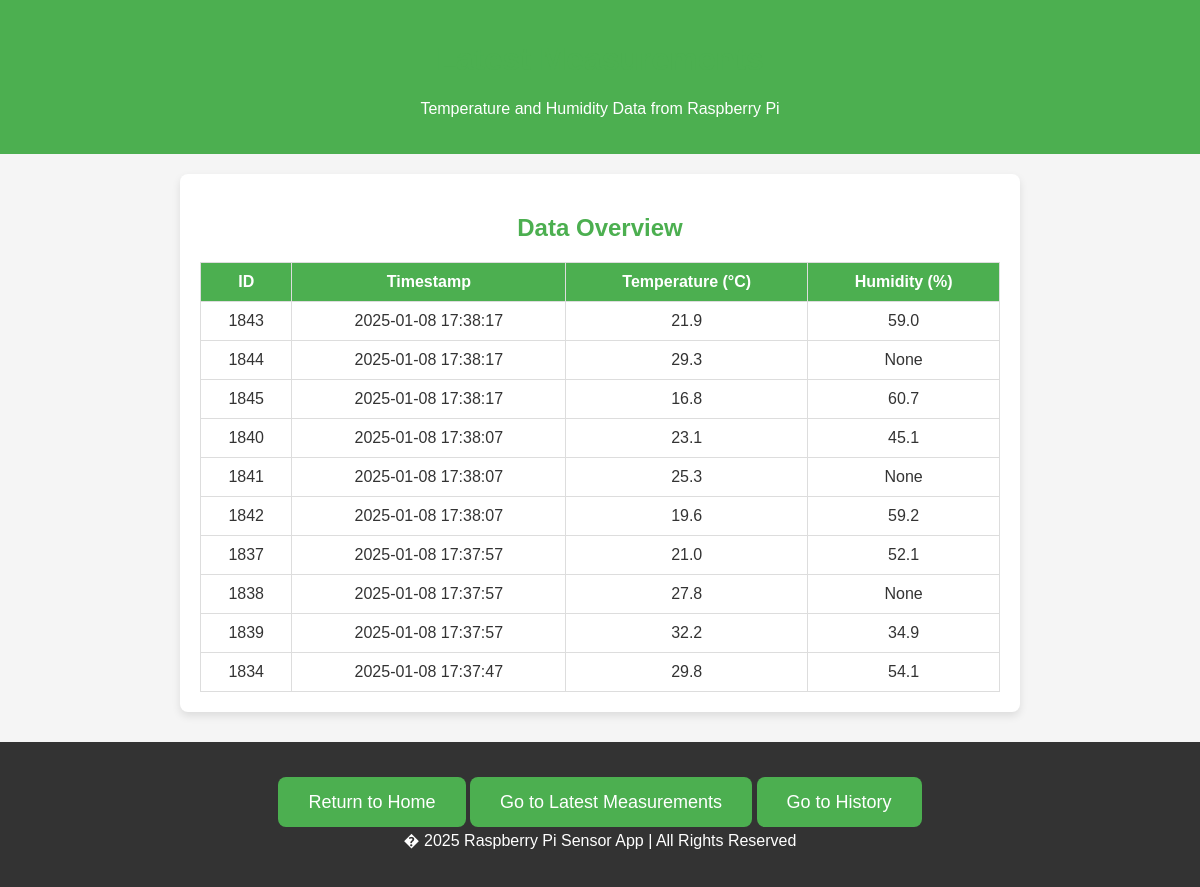
The app's page /measurements_page with its own data.
### tables this page shows
CREATE TABLE measurements (
            id INTEGER PRIMARY KEY AUTOINCREMENT,
            timestamp DATETIME DEFAULT CURRENT_TIMESTAMP,
            temperature REAL,
            humidity REAL
        , ph REAL, adjustment TEXT, pm25 REAL, pm10 REAL, air_quality TEXT);

### app.py (the view)
@app.route('/measurements_page')
def measurements_page():
    conn = sqlite3.connect(DB_PATH)
    cursor = conn.cursor()
    cursor.execute("SELECT * FROM measurements ORDER BY timestamp DESC LIMIT 10")
    measurements = cursor.fetchall()
    conn.close()
    return render_template('measurements.html', measurements=measurements)

### templates/measurements.html (shortened to what this page needs)
<!DOCTYPE html>
<html lang="en">
<head>
    <link rel="stylesheet" href="static/css/measurements.css">
</head>
<body>
    <header>
        <h1>Latest Measurements</h1>
        <p>Temperature and Humidity Data from Raspberry Pi</p>
    </header>
    <div class="container">
        <h2>Data Overview</h2>
        <table>
            <thead>
                <tr>
                    <th>ID</th>
                    <th>Timestamp</th>
                    <th>Temperature (&deg;C)</th>
                    <th>Humidity (%)</th>
                </tr>
            </thead>
            <tbody>
                {% for measurement in measurements %}
                    <tr>
                        <td>{{ measurement[0] }}</td>
                        <td>{{ measurement[1] }}</td>
                        <td>{{ measurement[2] }}</td>
                        <td>{{ measurement[3] }}</td>
                    </tr>
                {% endfor %}
            </tbody>
        </table>
    </div>
    <footer>
        <div class="cta">
            <a href="/" class="button">Return to Home</a>
            <a href="/measurements_page" class="button">Go to Latest Measurements</a>
            <a href="/history_page" class="button">Go to History</a>
        </div>
        <p>� 2025 Raspberry Pi Sensor App | All Rights Reserved</p>
    </footer>
</body>
</html>

### static/css/measurements.css (style rules this page uses)
body { font-family: Arial, sans-serif; margin: 0; padding: 0; background: #f5f5f5; color: #333; }
header { background: #4CAF50; color: white; padding: 20px 0; text-align: center; }
.container { max-width: 800px; margin: 20px auto; padding: 20px; background: white; border-radius: 8px; box-shadow: 0 4px 8px rgba(0, 0, 0, 0.1); }
h1, h2 { color: #4CAF50; text-align: center; }
table { width: 100%; border-collapse: collapse; margin-top: 20px; }
table, th, td { border: 1px solid #ddd; }
th, td { padding: 10px; text-align: center; }
th { background: #4CAF50; color: white; }
.cta { text-align: center; margin-top: 30px; }
.cta a { background: #4CAF50; color: white; text-decoration: none; padding: 15px 30px; border-radius: 8px; font-size: 18px; }
footer { text-align: center; padding: 20px 0; background: #333; color: white; margin-top: 30px; }

### records on screen
measurements: id "1843", timestamp "2025-01-08 17:38:17", temperature "21.9", humidity "59.0"
measurements: id "1844", timestamp "2025-01-08 17:38:17", temperature "29.3", measurement "None"
measurements: id "1845", timestamp "2025-01-08 17:38:17", temperature "16.8", humidity "60.7"
measurements: id "1840", timestamp "2025-01-08 17:38:07", temperature "23.1", humidity "45.1"
measurements: id "1841", timestamp "2025-01-08 17:38:07", temperature "25.3", measurement "None"
measurements: id "1842", timestamp "2025-01-08 17:38:07", temperature "19.6", humidity "59.2"
measurements: id "1837", timestamp "2025-01-08 17:37:57", temperature "21.0", humidity "52.1"
measurements: id "1838", timestamp "2025-01-08 17:37:57", temperature "27.8", measurement "None"
measurements: id "1839", timestamp "2025-01-08 17:37:57", temperature "32.2", humidity "34.9"
measurements: id "1834", timestamp "2025-01-08 17:37:47", temperature "29.8", humidity "54.1"
